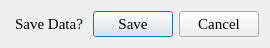
<?xml version="1.0" encoding="UTF-8"?>
<ui version="4.0">
 <class>SaveDialog</class>
 <widget class="QDialog" name="SaveDialog">
  <property name="geometry">
   <rect>
    <x>0</x>
    <y>0</y>
    <width>270</width>
    <height>46</height>
   </rect>
  </property>
  <property name="font">
   <font>
    <family>Times New Roman</family>
    <pointsize>11</pointsize>
    <weight>50</weight>
    <bold>false</bold>
   </font>
  </property>
  <property name="windowTitle">
   <string>Save</string>
  </property>
  <layout class="QHBoxLayout" name="horizontalLayout_2">
   <item>
    <widget class="QLabel" name="label">
     <property name="text">
      <string>Save Data?</string>
     </property>
     <property name="textFormat">
      <enum>Qt::AutoText</enum>
     </property>
     <property name="alignment">
      <set>Qt::AlignCenter</set>
     </property>
    </widget>
   </item>
   <item>
    <widget class="QPushButton" name="SavePushButton">
     <property name="text">
      <string>Save</string>
     </property>
    </widget>
   </item>
   <item>
    <widget class="QPushButton" name="CancelPushButton">
     <property name="text">
      <string>Cancel</string>
     </property>
    </widget>
   </item>
  </layout>
 </widget>
 <resources/>
 <connections/>
</ui>
